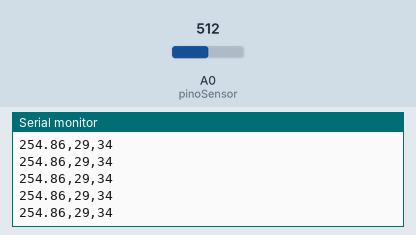
This sketch was run on a simulated Arduino Uno, built with avr-gcc and run on an emulated ATmega328P. Shown: the last lines printed to the serial monitor. The test bench sets the inputs (shaded band); at power-on: A0 (pinoSensor) = 512.

Above: at 1.2 s.
1.3 s: A0 (pinoSensor) set to 716
At 1.32 s:
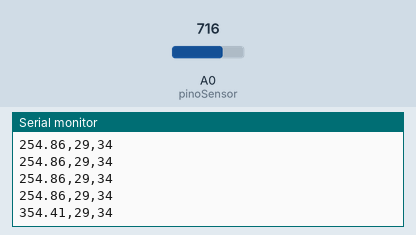
2.8 s: A0 (pinoSensor) set to 900
At 2.83 s:
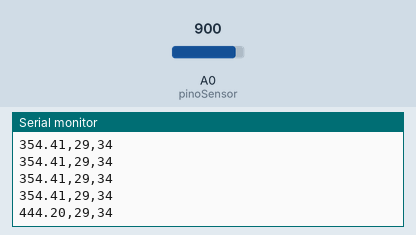
Timing chart, 0 to 5.8 s (numbered marks = the images above; inputs shaded):
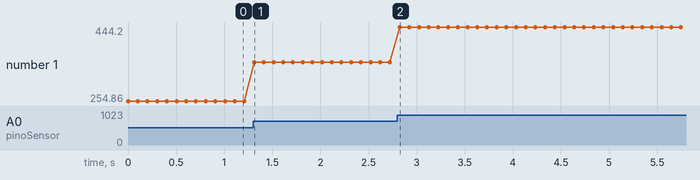

The sketch:

Codigo_Temperatura_Sprint1.ino
```cpp
int pinoSensor = 0;
int valorLido = 0;
int maximo = 34;
int minimo = 29;
float temperatura = 0;
//bloco de variavel

void setup(){
  Serial.begin(9600);
}

void loop(){
  valorLido = analogRead(pinoSensor);
  temperatura = (valorLido * 0.00488);
  temperatura = temperatura * 100 + 5;

  Serial.print(temperatura);
  Serial.print(",");
  Serial.print(minimo);
  Serial.print(",");
  Serial.println(maximo);

  delay(100);
}
```

Measured:
- after the input at 1.3 s, the serial monitor: prints a new line at once (image 1)
- after the input at 2.8 s, the serial monitor: prints a new line at once (image 2)
- plotted number 1: 254.86 → 354.41 after the input at 1.3 s, 354.41 → 444.2 after the input at 2.8 s
